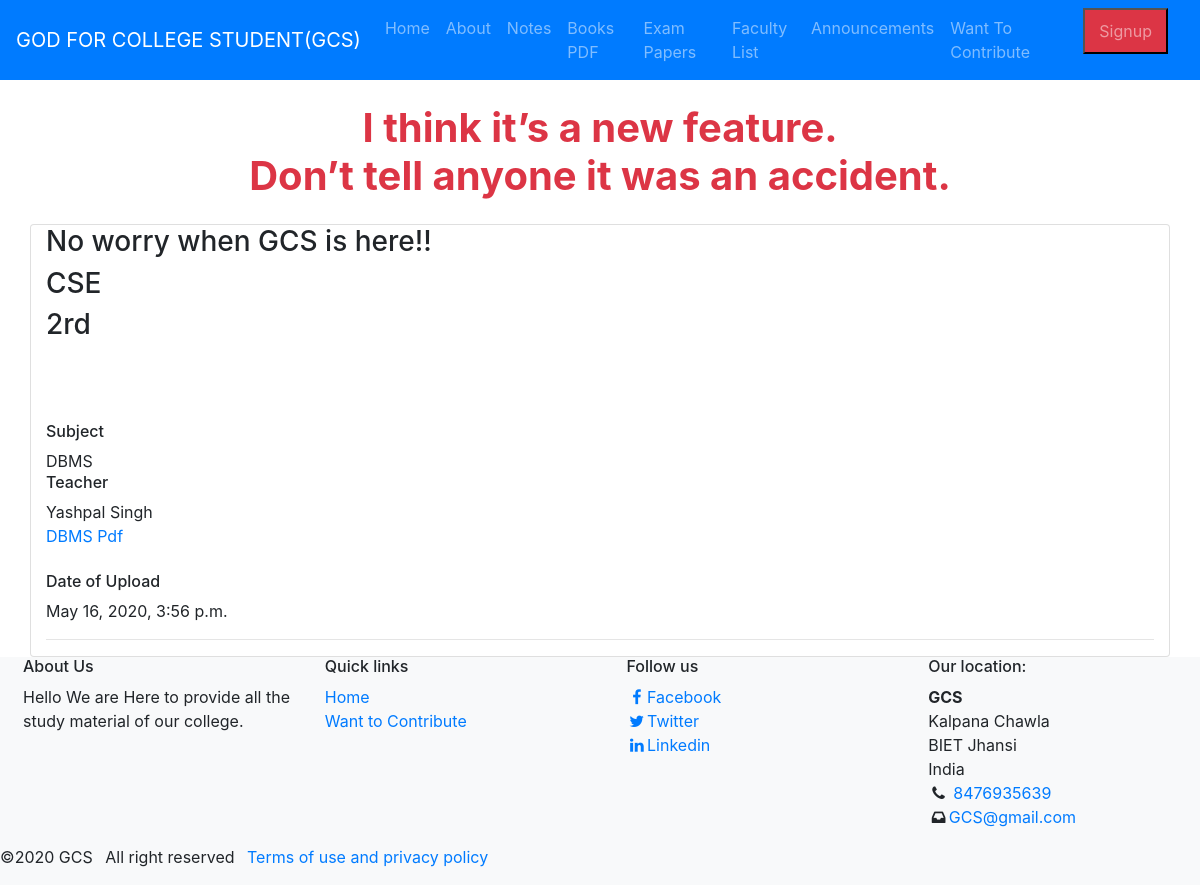
Before: /notes/2/CSE with the older database file.
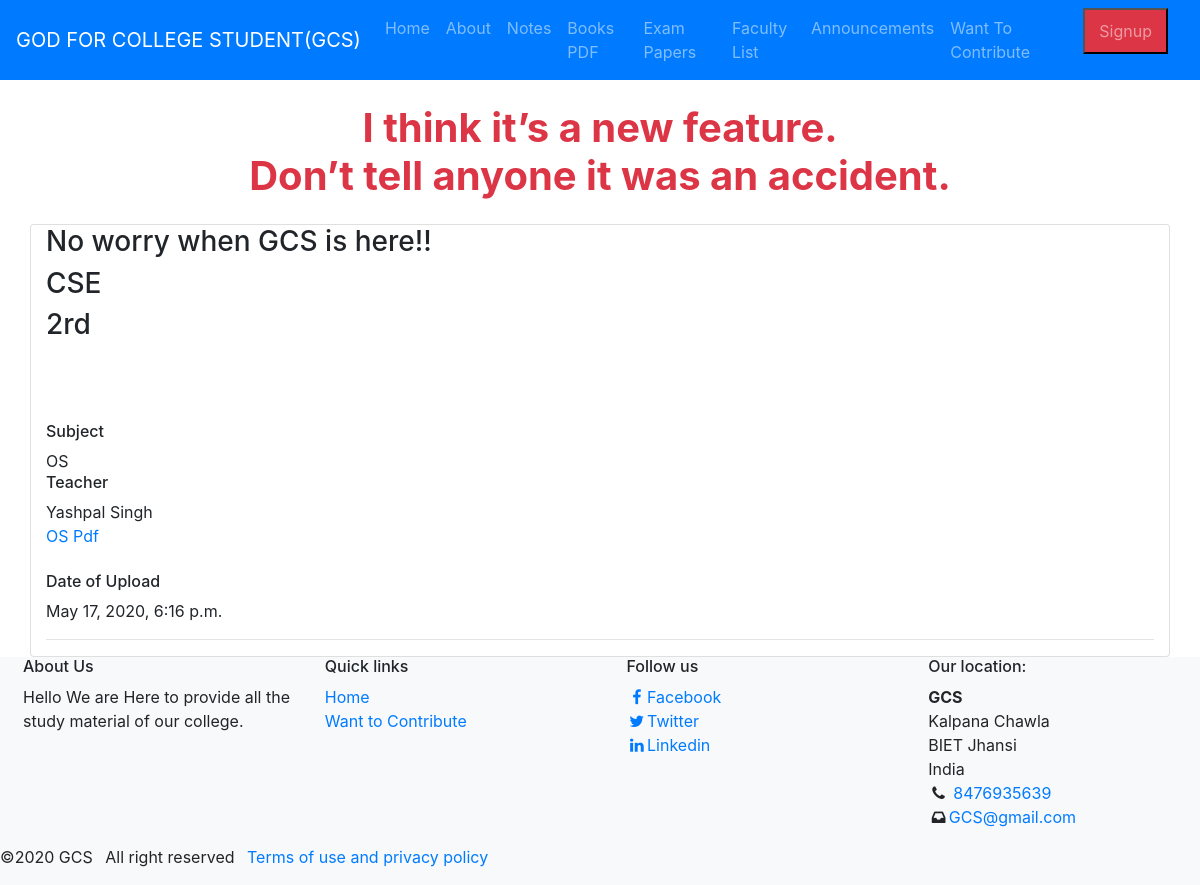
After: the same page with the newer database file.
### Notes/models.py (models this page shows)
class Notes(models.Model):
	subject=models.CharField(max_length=50)
	teacher=models.ForeignKey(Teacher, on_delete=models.CASCADE)
	data=models.FileField(upload_to="document/")
	Date_of_upload=models.DateTimeField(default=timezone.now)
	branch=models.CharField(
        max_length=10,
        choices=Branch_choice,
        default=0,)
	year=models.IntegerField(choices=year_choice, default=1,)
	upvote=models.IntegerField(default=0)
	downvote=models.IntegerField(default=0)

class Teacher(models.Model):
	Name=models.CharField(max_length=50)
	Department=models.CharField(max_length=50)
	Mobile=models.BigIntegerField()
	Email=models.EmailField(null=True)
	def __str__(self):
		return self.Name

### Notes/views.py (the view)
# urls.py: path('notes/<int:year>/<str:branch>',views.notesyrbranch, name='notesyrbranch'),
def notesyrbranch(request ,year, branch):
	notes_cs_details = Notes.objects.filter(branch=branch).filter(year=year).order_by('subject')
	return render(request,'Notes/notes.html/',{'notes_cs_details':notes_cs_details,'year':year,'branch':branch})

### Notes/templates/Notes/notes.html
{% extends "Notes/base.html" %}
{% load static %}
{% block content %}
<div class="text-center m-2 text-danger"><H1 class="m-4"><strong>I think it’s a new feature. <br>
 Don’t tell anyone it was an accident.</strong></H1>
</div>
<div class="container card">
	<h3> No worry when GCS is here!!
	<h3> {{branch}}</h3>
	<h3>{{year}}rd</h3>
	<br>
	<br>
	{% for notes in notes_cs_details %}
	<br>
	<h6>Subject</h6>
	{{ notes.subject }}
	<br>
<h6>Teacher</h6>
	{{ notes.teacher }}
	<br>
	<a href="{{ notes.data.url }}">{{notes.subject}} Pdf</a>
	<br>
	<h6> Date of Upload</h6>
	{{ notes.Date_of_upload }}
	<br>
<hr>
	{% endfor %}
</div
</div>
{% endblock content %}

Changed rows visible on the page:
changed Notes "CSE": subject "DBMS" → "OS"; Date_of_upload "May 16, 2020, 3:56 p.m." → "May 17, 2020, 6:16 p.m."
